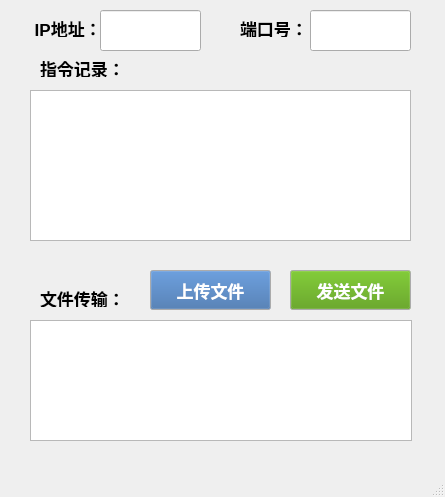
<?xml version="1.0" encoding="UTF-8"?>
<ui version="4.0">
 <class>MainWindow</class>
 <widget class="QMainWindow" name="MainWindow">
  <property name="geometry">
   <rect>
    <x>0</x>
    <y>0</y>
    <width>445</width>
    <height>497</height>
   </rect>
  </property>
  <property name="windowTitle">
   <string>MainWindow</string>
  </property>
  <widget class="QWidget" name="centralwidget">
   <widget class="QLabel" name="label_7">
    <property name="geometry">
     <rect>
      <x>240</x>
      <y>20</y>
      <width>121</width>
      <height>17</height>
     </rect>
    </property>
    <property name="font">
     <font>
      <pointsize>13</pointsize>
      <weight>75</weight>
      <bold>true</bold>
     </font>
    </property>
    <property name="text">
     <string>端口号：</string>
    </property>
   </widget>
   <widget class="QLabel" name="label_8">
    <property name="geometry">
     <rect>
      <x>30</x>
      <y>20</y>
      <width>91</width>
      <height>17</height>
     </rect>
    </property>
    <property name="font">
     <font>
      <pointsize>13</pointsize>
      <weight>75</weight>
      <bold>true</bold>
     </font>
    </property>
    <property name="text">
     <string> IP地址：</string>
    </property>
   </widget>
   <widget class="QPushButton" name="fileBtn">
    <property name="geometry">
     <rect>
      <x>150</x>
      <y>270</y>
      <width>121</width>
      <height>40</height>
     </rect>
    </property>
    <property name="palette">
     <palette>
      <active>
       <colorrole role="Button">
        <brush brushstyle="SolidPattern">
         <color alpha="255">
          <red>52</red>
          <green>101</green>
          <blue>164</blue>
         </color>
        </brush>
       </colorrole>
       <colorrole role="ButtonText">
        <brush brushstyle="SolidPattern">
         <color alpha="255">
          <red>255</red>
          <green>255</green>
          <blue>255</blue>
         </color>
        </brush>
       </colorrole>
      </active>
      <inactive>
       <colorrole role="Button">
        <brush brushstyle="SolidPattern">
         <color alpha="255">
          <red>52</red>
          <green>101</green>
          <blue>164</blue>
         </color>
        </brush>
       </colorrole>
       <colorrole role="ButtonText">
        <brush brushstyle="SolidPattern">
         <color alpha="255">
          <red>255</red>
          <green>255</green>
          <blue>255</blue>
         </color>
        </brush>
       </colorrole>
      </inactive>
      <disabled>
       <colorrole role="Button">
        <brush brushstyle="SolidPattern">
         <color alpha="255">
          <red>52</red>
          <green>101</green>
          <blue>164</blue>
         </color>
        </brush>
       </colorrole>
       <colorrole role="ButtonText">
        <brush brushstyle="SolidPattern">
         <color alpha="255">
          <red>190</red>
          <green>190</green>
          <blue>190</blue>
         </color>
        </brush>
       </colorrole>
      </disabled>
     </palette>
    </property>
    <property name="font">
     <font>
      <pointsize>13</pointsize>
      <weight>75</weight>
      <bold>true</bold>
     </font>
    </property>
    <property name="text">
     <string>上传文件</string>
    </property>
   </widget>
   <widget class="QTextEdit" name="textEdit">
    <property name="geometry">
     <rect>
      <x>30</x>
      <y>320</y>
      <width>382</width>
      <height>121</height>
     </rect>
    </property>
    <property name="readOnly">
     <bool>true</bool>
    </property>
   </widget>
   <widget class="QLineEdit" name="lineEditIP_2">
    <property name="geometry">
     <rect>
      <x>100</x>
      <y>10</y>
      <width>101</width>
      <height>41</height>
     </rect>
    </property>
   </widget>
   <widget class="QPushButton" name="sendBtn">
    <property name="geometry">
     <rect>
      <x>290</x>
      <y>270</y>
      <width>121</width>
      <height>40</height>
     </rect>
    </property>
    <property name="palette">
     <palette>
      <active>
       <colorrole role="Button">
        <brush brushstyle="SolidPattern">
         <color alpha="255">
          <red>78</red>
          <green>154</green>
          <blue>6</blue>
         </color>
        </brush>
       </colorrole>
       <colorrole role="ButtonText">
        <brush brushstyle="SolidPattern">
         <color alpha="255">
          <red>255</red>
          <green>255</green>
          <blue>255</blue>
         </color>
        </brush>
       </colorrole>
      </active>
      <inactive>
       <colorrole role="Button">
        <brush brushstyle="SolidPattern">
         <color alpha="255">
          <red>78</red>
          <green>154</green>
          <blue>6</blue>
         </color>
        </brush>
       </colorrole>
       <colorrole role="ButtonText">
        <brush brushstyle="SolidPattern">
         <color alpha="255">
          <red>255</red>
          <green>255</green>
          <blue>255</blue>
         </color>
        </brush>
       </colorrole>
      </inactive>
      <disabled>
       <colorrole role="Button">
        <brush brushstyle="SolidPattern">
         <color alpha="255">
          <red>78</red>
          <green>154</green>
          <blue>6</blue>
         </color>
        </brush>
       </colorrole>
       <colorrole role="ButtonText">
        <brush brushstyle="SolidPattern">
         <color alpha="255">
          <red>190</red>
          <green>190</green>
          <blue>190</blue>
         </color>
        </brush>
       </colorrole>
      </disabled>
     </palette>
    </property>
    <property name="font">
     <font>
      <pointsize>13</pointsize>
      <weight>75</weight>
      <bold>true</bold>
     </font>
    </property>
    <property name="text">
     <string>发送文件</string>
    </property>
   </widget>
   <widget class="QLineEdit" name="lineEditPort_2">
    <property name="geometry">
     <rect>
      <x>310</x>
      <y>10</y>
      <width>101</width>
      <height>41</height>
     </rect>
    </property>
   </widget>
   <widget class="QLabel" name="label_9">
    <property name="geometry">
     <rect>
      <x>40</x>
      <y>60</y>
      <width>91</width>
      <height>17</height>
     </rect>
    </property>
    <property name="font">
     <font>
      <pointsize>13</pointsize>
      <weight>75</weight>
      <bold>true</bold>
     </font>
    </property>
    <property name="text">
     <string>指令记录：</string>
    </property>
   </widget>
   <widget class="QTextEdit" name="record">
    <property name="geometry">
     <rect>
      <x>30</x>
      <y>90</y>
      <width>381</width>
      <height>151</height>
     </rect>
    </property>
   </widget>
   <widget class="QLabel" name="label_10">
    <property name="geometry">
     <rect>
      <x>40</x>
      <y>290</y>
      <width>91</width>
      <height>17</height>
     </rect>
    </property>
    <property name="font">
     <font>
      <pointsize>13</pointsize>
      <weight>75</weight>
      <bold>true</bold>
     </font>
    </property>
    <property name="text">
     <string>文件传输：</string>
    </property>
   </widget>
  </widget>
  <widget class="QMenuBar" name="menubar">
   <property name="geometry">
    <rect>
     <x>0</x>
     <y>0</y>
     <width>445</width>
     <height>22</height>
    </rect>
   </property>
  </widget>
  <widget class="QStatusBar" name="statusbar"/>
 </widget>
 <resources/>
 <connections/>
</ui>
